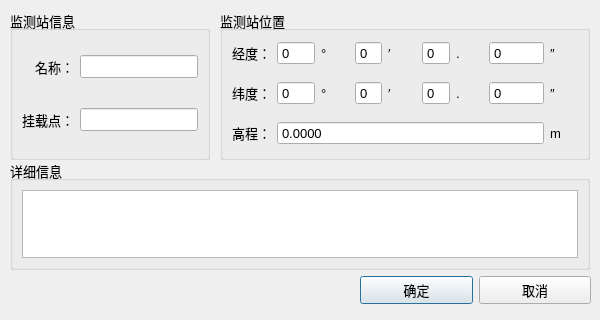
<?xml version="1.0" encoding="UTF-8"?>
<ui version="4.0">
 <class>MonitorStationEditDialog</class>
 <widget class="QDialog" name="MonitorStationEditDialog">
  <property name="windowModality">
   <enum>Qt::ApplicationModal</enum>
  </property>
  <property name="geometry">
   <rect>
    <x>0</x>
    <y>0</y>
    <width>600</width>
    <height>320</height>
   </rect>
  </property>
  <property name="font">
   <font>
    <pointsize>10</pointsize>
   </font>
  </property>
  <property name="windowTitle">
   <string>Dialog</string>
  </property>
  <widget class="QWidget" name="horizontalLayoutWidget">
   <property name="geometry">
    <rect>
     <x>360</x>
     <y>270</y>
     <width>231</width>
     <height>41</height>
    </rect>
   </property>
   <layout class="QHBoxLayout" name="horizontalLayout">
    <property name="spacing">
     <number>6</number>
    </property>
    <item>
     <widget class="QPushButton" name="confirmButton">
      <property name="sizePolicy">
       <sizepolicy hsizetype="Minimum" vsizetype="Fixed">
        <horstretch>0</horstretch>
        <verstretch>0</verstretch>
       </sizepolicy>
      </property>
      <property name="text">
       <string>确定</string>
      </property>
     </widget>
    </item>
    <item>
     <widget class="QPushButton" name="cancelButton">
      <property name="text">
       <string>取消</string>
      </property>
     </widget>
    </item>
   </layout>
  </widget>
  <widget class="QGroupBox" name="verticalGroupBox">
   <property name="geometry">
    <rect>
     <x>10</x>
     <y>160</y>
     <width>580</width>
     <height>110</height>
    </rect>
   </property>
   <property name="title">
    <string>详细信息</string>
   </property>
   <layout class="QVBoxLayout" name="verticalLayout_3">
    <item>
     <widget class="QTextEdit" name="detailEdit">
      <property name="enabled">
       <bool>true</bool>
      </property>
      <property name="readOnly">
       <bool>false</bool>
      </property>
     </widget>
    </item>
   </layout>
  </widget>
  <widget class="QGroupBox" name="groupBox">
   <property name="geometry">
    <rect>
     <x>220</x>
     <y>10</y>
     <width>370</width>
     <height>150</height>
    </rect>
   </property>
   <property name="title">
    <string>监测站位置</string>
   </property>
   <layout class="QGridLayout" name="gridLayout" columnstretch="1,1,1,1,1,1,1,2,1">
    <property name="topMargin">
     <number>0</number>
    </property>
    <property name="bottomMargin">
     <number>0</number>
    </property>
    <item row="1" column="7">
     <widget class="QSpinBox" name="latitudeFractionalPart">
      <property name="buttonSymbols">
       <enum>QAbstractSpinBox::NoButtons</enum>
      </property>
      <property name="maximum">
       <number>9999999</number>
      </property>
     </widget>
    </item>
    <item row="0" column="0">
     <widget class="QLabel" name="label_4">
      <property name="text">
       <string>经度：</string>
      </property>
      <property name="alignment">
       <set>Qt::AlignRight|Qt::AlignTrailing|Qt::AlignVCenter</set>
      </property>
     </widget>
    </item>
    <item row="0" column="5">
     <widget class="QSpinBox" name="longitudeSecond">
      <property name="buttonSymbols">
       <enum>QAbstractSpinBox::NoButtons</enum>
      </property>
     </widget>
    </item>
    <item row="0" column="2">
     <widget class="QLabel" name="label_2">
      <property name="text">
       <string>°</string>
      </property>
     </widget>
    </item>
    <item row="1" column="1">
     <widget class="QSpinBox" name="latitudeDegree">
      <property name="buttonSymbols">
       <enum>QAbstractSpinBox::NoButtons</enum>
      </property>
      <property name="minimum">
       <number>-90</number>
      </property>
      <property name="maximum">
       <number>90</number>
      </property>
     </widget>
    </item>
    <item row="0" column="6">
     <widget class="QLabel" name="label_8">
      <property name="text">
       <string>.</string>
      </property>
     </widget>
    </item>
    <item row="2" column="0">
     <widget class="QLabel" name="label_6">
      <property name="text">
       <string>高程：</string>
      </property>
      <property name="alignment">
       <set>Qt::AlignRight|Qt::AlignTrailing|Qt::AlignVCenter</set>
      </property>
     </widget>
    </item>
    <item row="1" column="0">
     <widget class="QLabel" name="label_5">
      <property name="text">
       <string>纬度：</string>
      </property>
      <property name="alignment">
       <set>Qt::AlignRight|Qt::AlignTrailing|Qt::AlignVCenter</set>
      </property>
     </widget>
    </item>
    <item row="1" column="2">
     <widget class="QLabel" name="label_10">
      <property name="text">
       <string>°</string>
      </property>
     </widget>
    </item>
    <item row="1" column="5">
     <widget class="QSpinBox" name="latitudeSecond">
      <property name="buttonSymbols">
       <enum>QAbstractSpinBox::NoButtons</enum>
      </property>
     </widget>
    </item>
    <item row="0" column="1">
     <widget class="QSpinBox" name="longitudeDegree">
      <property name="buttonSymbols">
       <enum>QAbstractSpinBox::NoButtons</enum>
      </property>
      <property name="minimum">
       <number>-180</number>
      </property>
      <property name="maximum">
       <number>180</number>
      </property>
     </widget>
    </item>
    <item row="1" column="3">
     <widget class="QSpinBox" name="latitudeMinute">
      <property name="buttonSymbols">
       <enum>QAbstractSpinBox::NoButtons</enum>
      </property>
     </widget>
    </item>
    <item row="0" column="3">
     <widget class="QSpinBox" name="longitudeMinute">
      <property name="buttonSymbols">
       <enum>QAbstractSpinBox::NoButtons</enum>
      </property>
     </widget>
    </item>
    <item row="0" column="4">
     <widget class="QLabel" name="label_7">
      <property name="text">
       <string>′</string>
      </property>
     </widget>
    </item>
    <item row="0" column="8">
     <widget class="QLabel" name="label_9">
      <property name="text">
       <string>″</string>
      </property>
     </widget>
    </item>
    <item row="0" column="7">
     <widget class="QSpinBox" name="longitudeFractionalPart">
      <property name="buttonSymbols">
       <enum>QAbstractSpinBox::NoButtons</enum>
      </property>
      <property name="maximum">
       <number>9999999</number>
      </property>
      <property name="value">
       <number>0</number>
      </property>
     </widget>
    </item>
    <item row="2" column="1" colspan="7">
     <widget class="QDoubleSpinBox" name="height">
      <property name="buttonSymbols">
       <enum>QAbstractSpinBox::NoButtons</enum>
      </property>
      <property name="decimals">
       <number>4</number>
      </property>
      <property name="minimum">
       <double>-9999.000000000000000</double>
      </property>
      <property name="maximum">
       <double>9999.000000000000000</double>
      </property>
     </widget>
    </item>
    <item row="2" column="8">
     <widget class="QLabel" name="label_11">
      <property name="text">
       <string>m</string>
      </property>
     </widget>
    </item>
    <item row="1" column="4">
     <widget class="QLabel" name="label_12">
      <property name="text">
       <string>′</string>
      </property>
     </widget>
    </item>
    <item row="1" column="6">
     <widget class="QLabel" name="label_13">
      <property name="text">
       <string>.</string>
      </property>
     </widget>
    </item>
    <item row="1" column="8">
     <widget class="QLabel" name="label_14">
      <property name="text">
       <string>″</string>
      </property>
     </widget>
    </item>
   </layout>
  </widget>
  <widget class="QGroupBox" name="infoContainer">
   <property name="geometry">
    <rect>
     <x>10</x>
     <y>10</y>
     <width>200</width>
     <height>150</height>
    </rect>
   </property>
   <property name="title">
    <string>监测站信息</string>
   </property>
   <layout class="QGridLayout" name="gridLayout_2">
    <property name="topMargin">
     <number>0</number>
    </property>
    <property name="bottomMargin">
     <number>0</number>
    </property>
    <item row="0" column="0">
     <widget class="QLabel" name="label_3">
      <property name="text">
       <string>名称：</string>
      </property>
      <property name="alignment">
       <set>Qt::AlignRight|Qt::AlignTrailing|Qt::AlignVCenter</set>
      </property>
     </widget>
    </item>
    <item row="1" column="0">
     <widget class="QLabel" name="label">
      <property name="text">
       <string>挂载点：</string>
      </property>
      <property name="alignment">
       <set>Qt::AlignRight|Qt::AlignTrailing|Qt::AlignVCenter</set>
      </property>
     </widget>
    </item>
    <item row="1" column="1">
     <widget class="QLineEdit" name="mountPointEdit"/>
    </item>
    <item row="0" column="1">
     <widget class="QLineEdit" name="stationNameEdit"/>
    </item>
   </layout>
  </widget>
 </widget>
 <tabstops>
  <tabstop>stationNameEdit</tabstop>
  <tabstop>mountPointEdit</tabstop>
  <tabstop>detailEdit</tabstop>
  <tabstop>confirmButton</tabstop>
  <tabstop>cancelButton</tabstop>
 </tabstops>
 <resources/>
 <connections/>
</ui>
